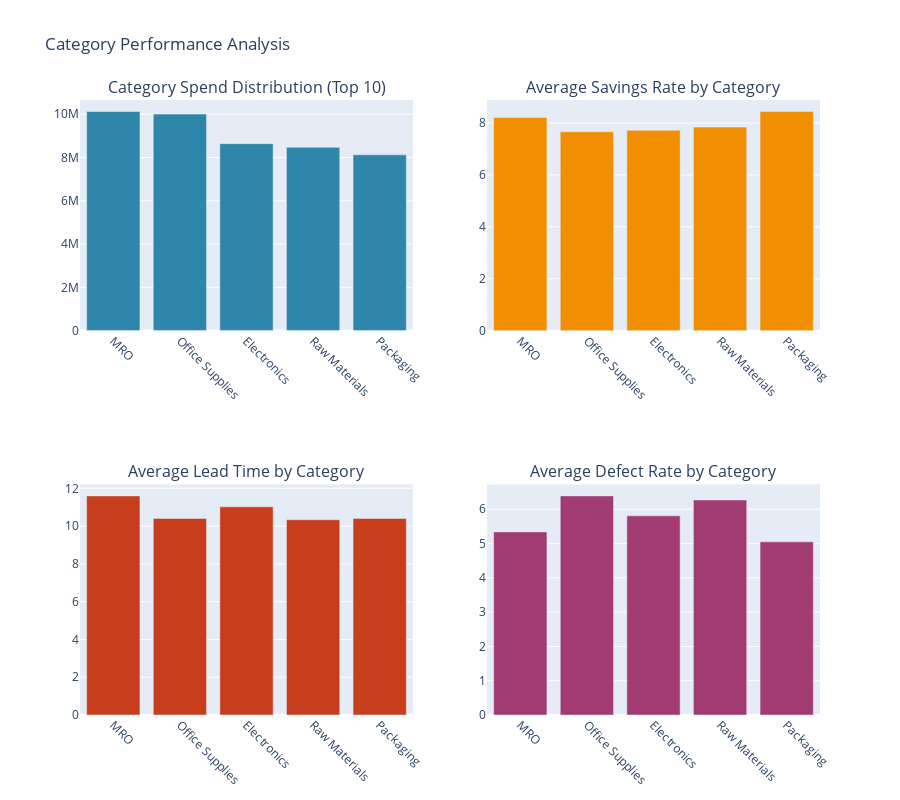

This figure's notebook cell:
### Code cell
# Create category performance visualization
top_10_categories = category_performance.head(10)

fig = make_subplots(
    rows=2, cols=2,
    subplot_titles=(
        'Category Spend Distribution (Top 10)',
        'Average Savings Rate by Category',
        'Average Lead Time by Category',
        'Average Defect Rate by Category'
    ),
    specs=[[{"type": "bar"}, {"type": "bar"}],
           [{"type": "bar"}, {"type": "bar"}]]
)

# 1. Category spend distribution
fig.add_trace(
    go.Bar(
        x=top_10_categories.index,
        y=top_10_categories['Total_Spend'],
        name='Total Spend',
        marker_color=COLORS['primary']
    ),
    row=1, col=1
)

# 2. Savings rate by category
fig.add_trace(
    go.Bar(
        x=top_10_categories.index,
        y=top_10_categories['Avg_Savings_Rate'],
        name='Avg Savings Rate',
        marker_color=COLORS['success']
    ),
    row=1, col=2
)

# 3. Lead time by category
fig.add_trace(
    go.Bar(
        x=top_10_categories.index,
        y=top_10_categories['Avg_Lead_Time'],
        name='Avg Lead Time',
        marker_color=COLORS['warning']
    ),
    row=2, col=1
)

# 4. Defect rate by category
fig.add_trace(
    go.Bar(
        x=top_10_categories.index,
        y=top_10_categories['Avg_Defect_Rate'],
        name='Avg Defect Rate',
        marker_color=COLORS['secondary']
    ),
    row=2, col=2
)

# Update x-axis labels to be rotated
fig.update_xaxes(tickangle=45)

fig.update_layout(
    height=800,
    title_text="Category Performance Analysis",
    showlegend=False
)

fig.show()

### Figure 1 — Plotly figure (JSON) as saved in the notebook; plotly's stock layout.template omitted (floating-point values rounded to 4 significant figures)
{"data": [{"marker": {"color": "#2E86AB"}, "name": "Total Spend", "type": "bar", "x": ["MRO", "Office Supplies", "Electronics", "Raw Materials", "Packaging"], "xaxis": "x", "y": [10130000.0, 10010000.0, 8643000.0, 8471000.0, 8126000.0], "yaxis": "y"}, {"marker": {"color": "#F18F01"}, "name": "Avg Savings Rate", "type": "bar", "x": ["MRO", "Office Supplies", "Electronics", "Raw Materials", "Packaging"], "xaxis": "x2", "y": [8.21, 7.66, 7.72, 7.84, 8.44], "yaxis": "y2"}, {"marker": {"color": "#C73E1D"}, "name": "Avg Lead Time", "type": "bar", "x": ["MRO", "Office Supplies", "Electronics", "Raw Materials", "Packaging"], "xaxis": "x3", "y": [11.6, 10.41, 11.02, 10.34, 10.41], "yaxis": "y3"}, {"marker": {"color": "#A23B72"}, "name": "Avg Defect Rate", "type": "bar", "x": ["MRO", "Office Supplies", "Electronics", "Raw Materials", "Packaging"], "xaxis": "x4", "y": [5.34, 6.39, 5.81, 6.27, 5.05], "yaxis": "y4"}], "layout": {"annotations": [{"font": {"size": 16}, "showarrow": false, "text": "Category Spend Distribution (Top 10)", "x": 0.225, "xanchor": "center", "xref": "paper", "y": 1, "yanchor": "bottom", "yref": "paper"}, {"font": {"size": 16}, "showarrow": false, "text": "Average Savings Rate by Category", "x": 0.775, "xanchor": "center", "xref": "paper", "y": 1, "yanchor": "bottom", "yref": "paper"}, {"font": {"size": 16}, "showarrow": false, "text": "Average Lead Time by Category", "x": 0.225, "xanchor": "center", "xref": "paper", "y": 0.375, "yanchor": "bottom", "yref": "paper"}, {"font": {"size": 16}, "showarrow": false, "text": "Average Defect Rate by Category", "x": 0.775, "xanchor": "center", "xref": "paper", "y": 0.375, "yanchor": "bottom", "yref": "paper"}], "height": 800, "showlegend": false, "title": {"text": "Category Performance Analysis"}, "xaxis": {"anchor": "y", "domain": [0, 0.45], "tickangle": 45}, "xaxis2": {"anchor": "y2", "domain": [0.55, 1], "tickangle": 45}, "xaxis3": {"anchor": "y3", "domain": [0, 0.45], "tickangle": 45}, "xaxis4": {"anchor": "y4", "domain": [0.55, 1], "tickangle": 45}, "yaxis": {"anchor": "x", "domain": [0.625, 1]}, "yaxis2": {"anchor": "x2", "domain": [0.625, 1]}, "yaxis3": {"anchor": "x3", "domain": [0, 0.375]}, "yaxis4": {"anchor": "x4", "domain": [0, 0.375]}}}
